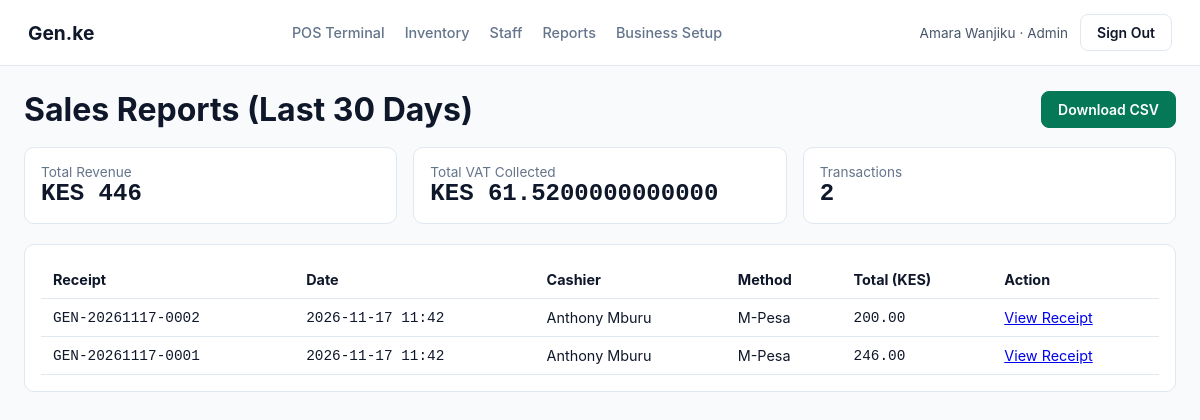
Screenshot of /reports/ (signed in) with the database file from the repository.
### pos/models.py (models this page shows, shortened)
class User(AbstractBaseUser, PermissionsMixin):
    ROLE_CHOICES = [
        ("admin", "Admin"),
        ("cashier", "Cashier"),
        ("staff", "Staff"),
    ]
    email = models.EmailField(unique=True)
    full_name = models.CharField(max_length=120)
    phone = models.CharField(max_length=32, blank=True, default="")
    role = models.CharField(max_length=20, choices=ROLE_CHOICES, default="staff")
    is_active = models.BooleanField(default=True)
    is_staff = models.BooleanField(default=False)
    created_at = models.DateTimeField(default=timezone.now)
    objects = UserManager()
    USERNAME_FIELD = "email"
    REQUIRED_FIELDS = ["full_name"]

class Sale(models.Model):
    PAYMENT_METHODS = [
        ("mpesa", "M-Pesa"),
        ("cash", "Cash"),
        ("card", "Card"),
        ("split", "Split"),
    ]
    receipt_number = models.CharField(max_length=40, unique=True)
    cashier = models.ForeignKey(User, on_delete=models.SET_NULL, null=True)
    cashier_name = models.CharField(max_length=120)
    customer_name = models.CharField(max_length=120, blank=True, default="Walk-in Customer")
    customer_phone = models.CharField(max_length=32, blank=True, default="")
    business_type = models.CharField(max_length=30, default="retail_shop")
    payment_method = models.CharField(max_length=20, choices=PAYMENT_METHODS, default="mpesa")
    mpesa_ref = models.CharField(max_length=40, blank=True, default="")
    subtotal = models.DecimalField(max_digits=12, decimal_places=2)
    vat_amount = models.DecimalField(max_digits=12, decimal_places=2)
    discount_amount = models.DecimalField(max_digits=12, decimal_places=2, default=Decimal("0.00"))
    total_amount = models.DecimalField(max_digits=12, decimal_places=2)
    amount_tendered = models.DecimalField(max_digits=12, decimal_places=2)
    change_given = models.DecimalField(max_digits=12, decimal_places=2, default=Decimal("0.00"))
    notes = models.TextField(blank=True, default="")
    created_at = models.DateTimeField(default=timezone.now)
    class Meta:
        ordering = ["-created_at"]

### pos/views.py (the view)
# urls.py: path("reports/", views.reports_view, name="reports"),
@login_required
def reports_view(request):
    if request.user.role != "admin":
        messages.error(request, "Admin access required to view sales reports.")
        return redirect("pos_terminal")
    days = int(request.GET.get("days", 30))
    since = timezone.now() - timedelta(days=days)
    sales = Sale.objects.filter(created_at__gte=since)
    totals = sales.aggregate(revenue=Sum("total_amount"), vat=Sum("vat_amount"))
    total_revenue = totals["revenue"] or Decimal("0.00")
    total_vat = totals["vat"] or Decimal("0.00")
    return render(
        request,
        "reports.html",
        {
            "business": get_business_settings(),
            "sales": sales[:50],
            "total_revenue": total_revenue,
            "total_vat": total_vat,
            "transaction_count": sales.count(),
            "days": days,
        },
    )

### pos/views.py (called while the page is built)
def get_business_settings():
    settings_obj, _ = BusinessSettings.objects.get_or_create(pk=1)
    return settings_obj

### templates/reports.html
{% extends "base.html" %}
{% block content %}
<div style="display:flex;justify-content:space-between;align-items:center;margin-bottom:18px;">
  <h1 style="margin:0;">Sales Reports (Last {{ days }} Days)</h1>
  <a class="btn btn-primary" href="{% url 'export_sales_csv' %}">Download CSV</a>
</div>
<div style="display:grid;grid-template-columns:repeat(3,1fr);gap:16px;margin-bottom:20px;">
  <div class="card">
    <div style="color:#64748b;font-size:0.85rem;">Total Revenue</div>
    <div class="mono" style="font-size:1.5rem;font-weight:700;">KES {{ total_revenue }}</div>
  </div>
  <div class="card">
    <div style="color:#64748b;font-size:0.85rem;">Total VAT Collected</div>
    <div class="mono" style="font-size:1.5rem;font-weight:700;">KES {{ total_vat }}</div>
  </div>
  <div class="card">
    <div style="color:#64748b;font-size:0.85rem;">Transactions</div>
    <div class="mono" style="font-size:1.5rem;font-weight:700;">{{ transaction_count }}</div>
  </div>
</div>
<div class="card">
  <table>
    <thead>
      <tr><th>Receipt</th><th>Date</th><th>Cashier</th><th>Method</th><th>Total (KES)</th><th>Action</th></tr>
    </thead>
    <tbody>
      {% for sale in sales %}
      <tr>
        <td class="mono">{{ sale.receipt_number }}</td>
        <td class="mono">{{ sale.created_at|date:"Y-m-d H:i" }}</td>
        <td>{{ sale.cashier_name }}</td>
        <td>{{ sale.get_payment_method_display }}</td>
        <td class="mono">{{ sale.total_amount }}</td>
        <td><a href="{% url 'receipt_detail' sale.id %}">View Receipt</a></td>
      </tr>
      {% endfor %}
    </tbody>
  </table>
</div>
{% endblock %}

### templates/base.html (shortened to what this page needs)
{% load static %}
<!doctype html>
<html lang="en">
<head>
  <link rel="stylesheet" href="{% static 'css/genke.css' %}" />
</head>
<body>
  {% if user.is_authenticated %}
  <header class="topbar">
    <a class="brand" href="{% url 'pos_terminal' %}">Gen.ke</a>
    <nav class="nav-links">
      <a href="{% url 'pos_terminal' %}">POS Terminal</a>
      <a href="{% url 'inventory' %}">Inventory</a>
      {% if user.role == 'admin' %}
        <a href="{% url 'staff' %}">Staff</a>
        <a href="{% url 'reports' %}">Reports</a>
        <a href="{% url 'settings' %}">Business Setup</a>
      {% endif %}
    </nav>
    <div style="display:flex;align-items:center;gap:12px;">
      <span style="font-size:0.85rem;color:#475569;">{{ user.full_name }} · {{ user.get_role_display }}</span>
      <a class="btn" href="{% url 'logout' %}">Sign Out</a>
    </div>
  </header>
  {% endif %}
  <main class="container">
    {% block content %}{% endblock %}
  </main>
</body>
</html>

### static/css/genke.css (style rules this page uses)
:root { --bg: #f8fafc; --surface: #ffffff; --border: #e2e8f0; --text: #0f172a; --muted: #64748b; --accent: #047857; --accent-hover: #065f46; --danger: #dc2626; --warning: #d97706; }
* { box-sizing: border-box; }
body { margin: 0; font-family: "DM Sans", -apple-system, BlinkMacSystemFont, "Segoe UI", sans-serif; background: var(--bg); color: var(--text); }
.topbar { display: flex; align-items: center; justify-content: space-between; gap: 24px; padding: 14px 28px; background: var(--surface); border-bottom: 1px solid var(--border); }
.brand { font-weight: 700; font-size: 1.2rem; color: var(--text); text-decoration: none; }
.nav-links { display: flex; gap: 20px; align-items: center; }
.nav-links a { color: var(--muted); text-decoration: none; font-size: 0.9rem; font-weight: 500; }
.container { max-width: 1360px; margin: 0 auto; padding: 24px; }
.card { background: var(--surface); border: 1px solid var(--border); border-radius: 10px; padding: 16px; }
.btn { display: inline-flex; align-items: center; justify-content: center; padding: 9px 16px; border-radius: 8px; border: 1px solid var(--border); background: var(--surface); color: var(--text); font-weight: 600; font-size: 0.875rem; cursor: pointer; text-decoration: none; }
.btn-primary { background: var(--accent); border-color: var(--accent); color: #ffffff; }
table { width: 100%; border-collapse: collapse; }
th, td { text-align: left; padding: 10px 12px; border-bottom: 1px solid var(--border); font-size: 0.9rem; }
.mono { font-family: "JetBrains Mono", monospace; font-variant-numeric: tabular-nums; }

### rows the page displays
User: full_name "Amara Wanjiku", role "Admin"
Sale: receipt_number "GEN-20261117-0002", created_at "2026-11-17 11:42", cashier_name "Anthony Mburu", payment_method "M-Pesa", total_amount "200.00"
Sale: receipt_number "GEN-20261117-0001", created_at "2026-11-17 11:42", cashier_name "Anthony Mburu", payment_method "M-Pesa", total_amount "246.00"

### other values shown
{{ days }} "30"
{{ total_revenue }} "446"
{{ total_vat }} "61.5200000000000"
{{ transaction_count }} "2"
